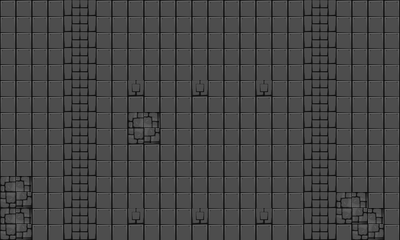

The image is a tile-based game level rendered from a .tmx file. Its description and source (layers, tilesets, objects; grid data summarised) follow:
An orthogonal 25x15 tile map with 16x16 px tiles, 3 tile layers (regions, input_background, output_background), 4 tilesets.

<map version="1.0" orientation="orthogonal" renderorder="right-down" width="25" height="15" tilewidth="16" tileheight="16" nextobjectid="1">
 <tileset firstgid="1" name="cartoon_tiles" tilewidth="16" tileheight="16" spacing="2" margin="1" tilecount="168" columns="56">
  <image source="cartoon_tiles.png" width="1024" height="54" />
 </tileset>
 <tileset firstgid="169" name="cartoon_tiles_left" tilewidth="16" tileheight="16" spacing="2" margin="1" tilecount="168" columns="3">
  <image source="cartoon_tiles_left.png" width="54" height="1024" />
 </tileset>
 <tileset firstgid="337" name="cartoon_tiles_right" tilewidth="16" tileheight="16" spacing="2" margin="1" tilecount="168" columns="3">
  <image source="cartoon_tiles_right.png" width="54" height="1024" />
 </tileset>
 <tileset firstgid="505" name="cartoon_tiles_top" tilewidth="16" tileheight="16" spacing="2" margin="1" tilecount="168" columns="56">
  <image source="cartoon_tiles_top.png" width="1024" height="54" />
 </tileset>
 <layer name="regions" width="25" height="15">
  <data>[375 cells, 375 non-empty, 1 distinct tile ids]</data>
 </layer>
 <layer name="input_background" width="25" height="15">
  <data>[375 cells, 375 non-empty, 1 distinct tile ids]</data>
 </layer>
 <layer name="output_background" width="25" height="15">
  <data>[375 cells, 373 non-empty, 8 distinct tile ids]</data>
 </layer>
</map>
